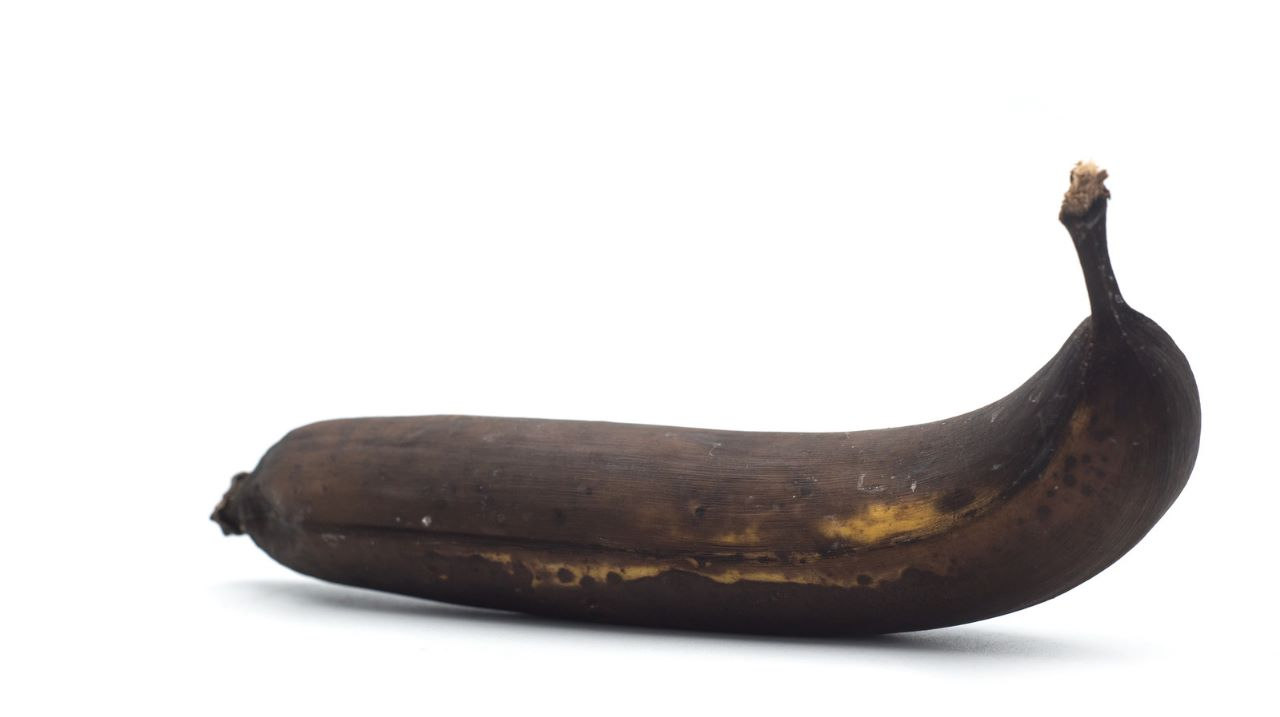
#> input picture Banana-Ripening-check-OG/IPdataset/6e721aea-b1cb-4ddb-8995-acc1b3903ee3.jpeg, 1280 x 717 px
$ python altered.py
#> lines starting #> are read from the running program, lines starting #| are printed output that depends on the picture; after the words box and inside, x2 and y2 are one past the last pixel; in counts of white or black regions, pixels touching at a corner belong together
import cv2
import numpy as np

cap = cv2.imread("./IPdataset/6e721aea-b1cb-4ddb-8995-acc1b3903ee3.jpeg")
#> cap is the input picture: shape (717, 1280, 3); mean B, G, R 211, 211.4, 213.8

while(1):
    hsv = cv2.cvtColor(cap, cv2.COLOR_BGR2HSV)
    lower_ripe = np.array([20, 100, 100])
    upper_ripe = np.array([30, 255, 255])
    lower_unripe = np.array([50, 100, 100])
    upper_unripe = np.array([80, 255, 255])
    lower_overripe = np.array([0, 0, 0])
    upper_overripe = np.array([20, 100, 100])

    mask1 = cv2.inRange(hsv, lower_ripe, upper_ripe)
    res1 = cv2.bitwise_and(cap, cap, mask=mask1)
    mask2 = cv2.inRange(hsv, lower_unripe, upper_unripe)
    res2 = cv2.bitwise_and(cap, cap, mask=mask2)
    mask3 = cv2.inRange(hsv, lower_overripe, upper_overripe)
    res3 = cv2.bitwise_and(cap, cap, mask=mask3)

    yellow = np.count_nonzero(mask1)
    green = np.count_nonzero(mask2)
    overripe = np.count_nonzero(mask3)

    if overripe > 5000:
        print("Overripe - 8 Days of Harvest")
    elif yellow > green:
        if yellow-green > 12000:
            print("Very Ripe - 7 Days of Harvest")
        elif yellow-green > 6500:
            print("Ripe - 6 Days of Harvest")
        elif yellow-green > 6000:
            print("Almost Ripe - 5 Days of Harvest")
        elif yellow-green > 3500:
            print("Ripening - 4 Days of Harvest")
        elif yellow-green > 350:
            print("Raw - 3 Days of ")
        elif yellow-green > 15:
            print("Very Raw - 2 Days of Harvest")
    else:
        print("Very Raw - 1 Day of Harvest")

    # [6 lines of commented-out code are left out]
    break
#> this loop made 1 pass
#> (yellow, green, overripe) on pass 1: (1, 0, 98772)
#> pass 1, `mask1 = cv2.inRange(hsv, lower_ripe, upper_ripe)`:
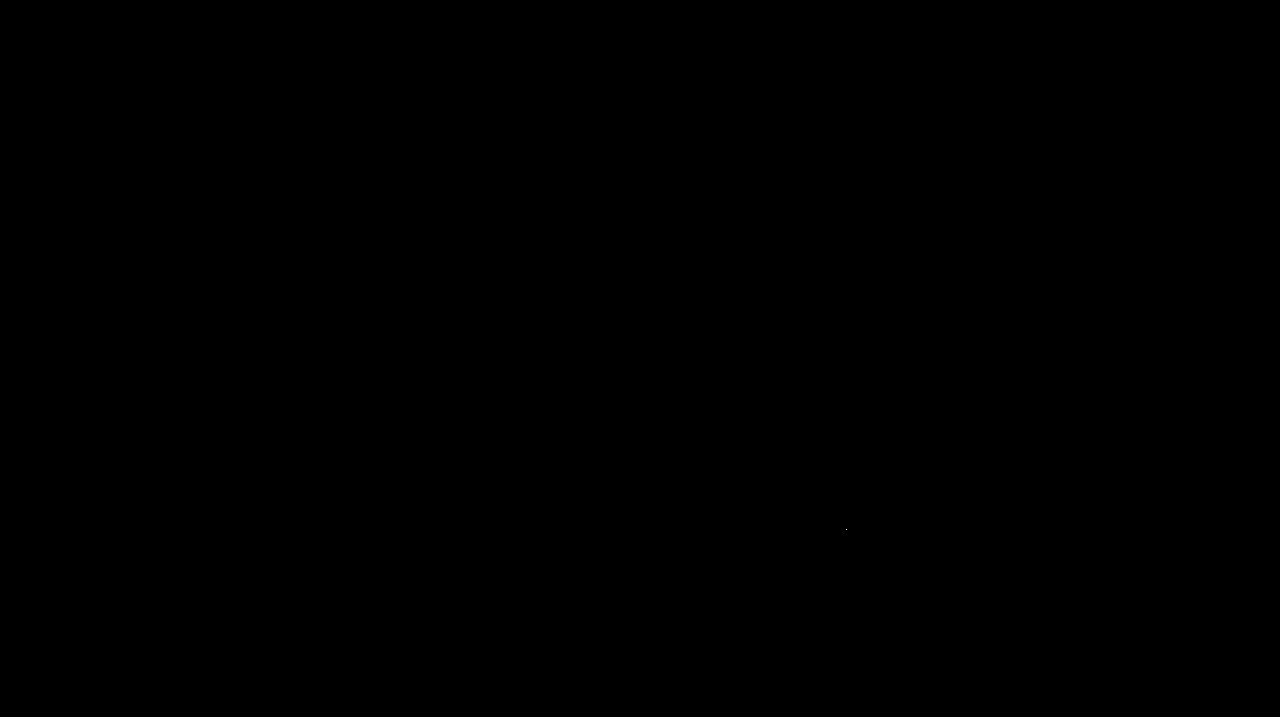
#> mask1: shape (717, 1280); 0% white in thin lines or dots, all inside (x1, y1, x2, y2) = (846, 529, 847, 530)
#> after the loop:
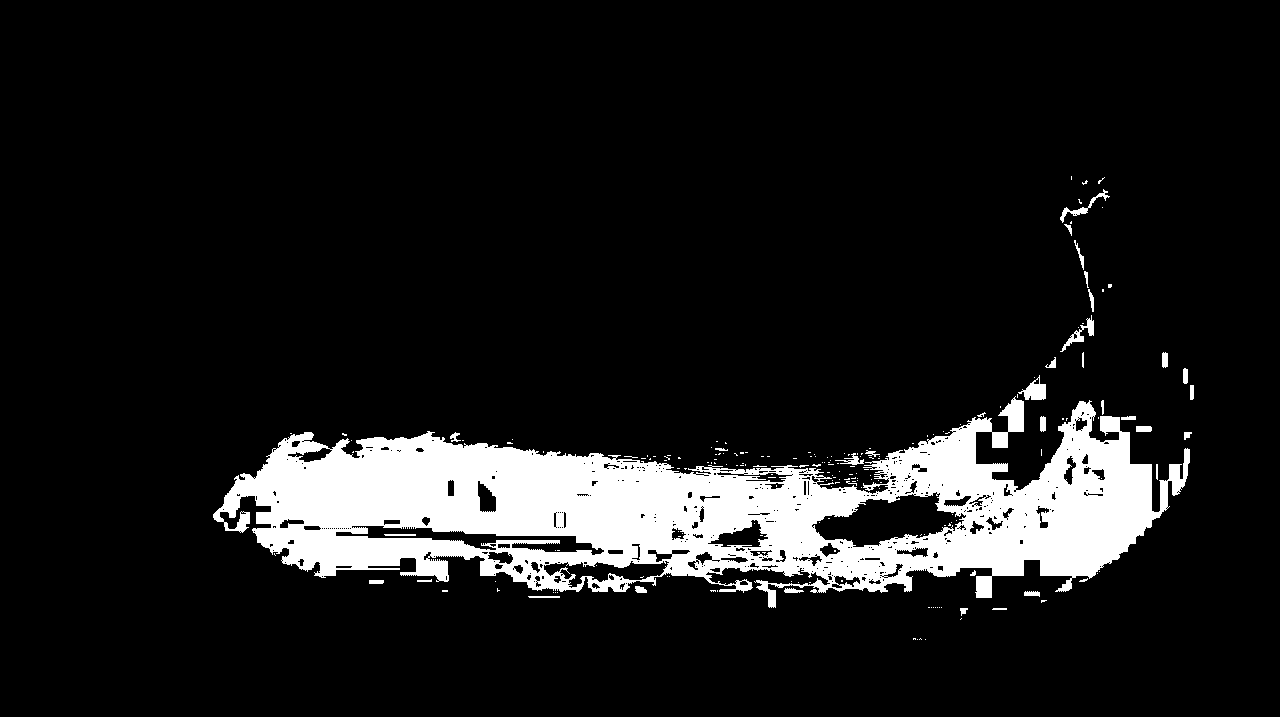
#> mask3: shape (717, 1280); 10.8% white; 201 white regions (168 under 20 px), largest, box (x1, y1, x2, y2) and area: (213, 396, 1190, 608) 95643, (1018, 375, 1046, 400) 354, (1060, 315, 1094, 352) 287

# cv2.destroyAllWindows()
